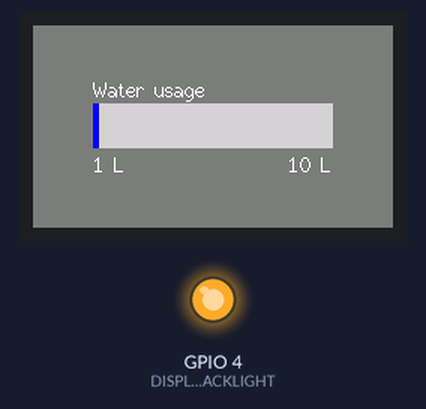
The sketch below on a simulated ESP32. On the bench: 240×135 colour display, output pins drawn as LEDs (lit = HIGH).

Above: at 0.43 s.
At 5.7 s:
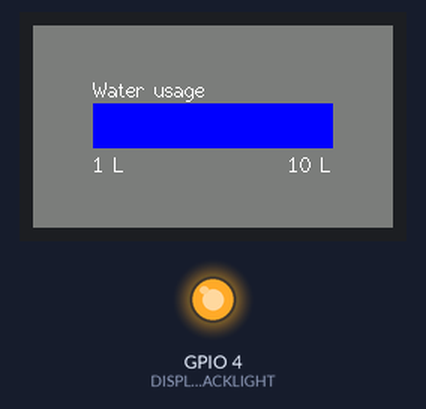
At 13.07 s:
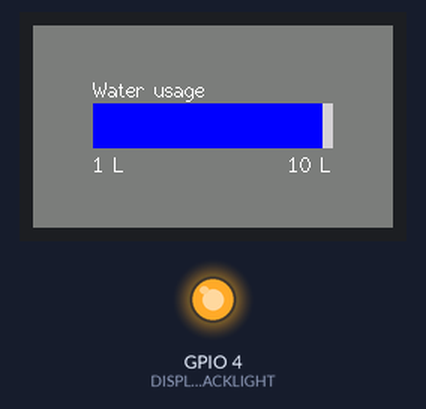
At 22.88 s:
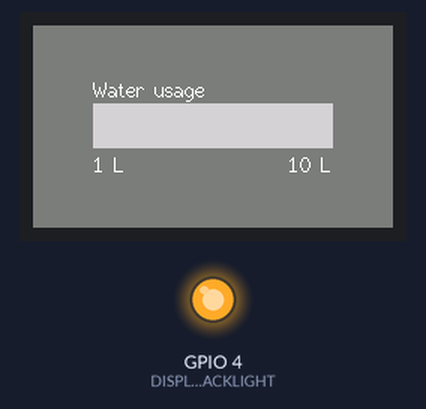
At 31.24 s:
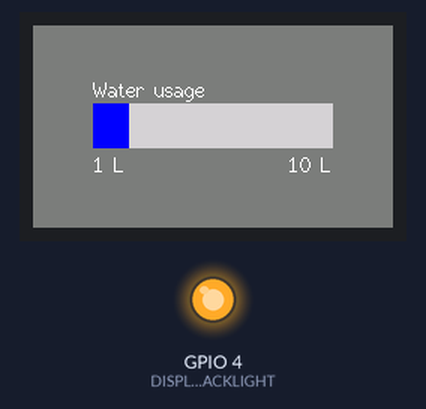
At 39.76 s:
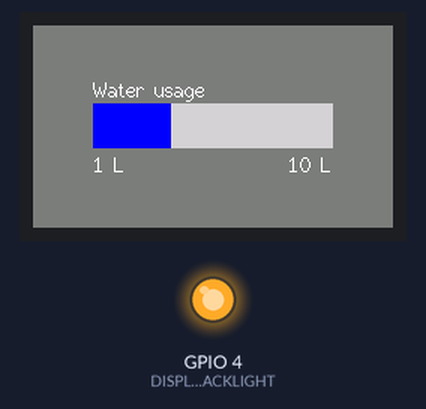

Measured:
- what the display in image 1 shows lasts 2.0 s, from 5.7 s to 7.7 s

The sketch:

Bar_Demo.ino
```cpp
#include <TFT_eSPI.h>
TFT_eSPI tft = TFT_eSPI(135, 240);

#define DISPLAY_BACKLIGHT  4
#define BACKLIGHT_MAX    255
#define BAR_WIDTH 160
#define BAR_HEIGHT 30

// Setup
void setup(void) {
#if defined(DISPLAY_BACKLIGHT) && (DISPLAY_BACKLIGHT >= 0)
  pinMode(DISPLAY_BACKLIGHT, OUTPUT);
  digitalWrite(DISPLAY_BACKLIGHT, LOW);
#endif

  tft.init();
  tft.setRotation(1);
  tft.fillScreen(TFT_DARKGREY);
  tft.setTextFont(2);

#if defined(DISPLAY_BACKLIGHT) && (DISPLAY_BACKLIGHT >= 0)
  analogWrite(DISPLAY_BACKLIGHT, BACKLIGHT_MAX);
#endif
}

// Function to draw the bar based on fillAmount
void drawBar(int fillAmount) {
  int filledWidth = map(fillAmount, 0, 100, 0, BAR_WIDTH);

  // Calculate the starting y-coordinate to place the bar in the middle
  int startY = (tft.height() - BAR_HEIGHT) / 2;

  tft.fillRect((tft.width() - BAR_WIDTH) / 2, startY, filledWidth, BAR_HEIGHT, TFT_BLUE); // filled part
  tft.fillRect((tft.width() - BAR_WIDTH) / 2 + filledWidth, startY, BAR_WIDTH - filledWidth, BAR_HEIGHT, TFT_LIGHTGREY); // empty part
}

// Main loop
void loop() {
  int x = (tft.width() - BAR_WIDTH) / 2;
  int y = 35;
  tft.setCursor(x, y);
  tft.print("Water usage");
  tft.setCursor(x + 130, 85);
  tft.print("10 L");
  tft.setCursor(x, 85);
    tft.print("1 L");
  for (int i = 0; i <= 100; i++) {
    drawBar(i);
    delay(50); // delay for demonstration purposes
  }

  delay(2000); // Wait 2 seconds before repeating
}
```
